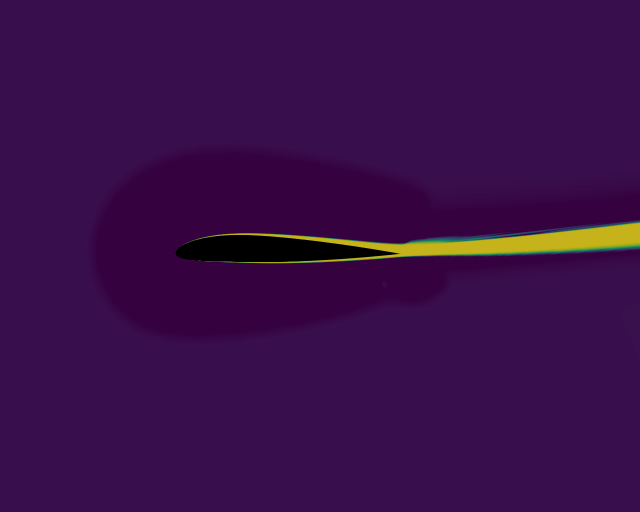
#> input picture kontext_run_small_new/test/test_000.png, 1280 x 1024 px (shown at 1/2 size)
$ python make_side_by_side.py --samples kontext_run_small_new/test --test kontext_run_small_new/test --gt kontext_run_small_new/test --out out
#> lines starting #> are read from the running program, lines starting #| are printed output that depends on the picture; after the words box and inside, x2 and y2 are one past the last pixel; in counts of white or black regions, pixels touching at a corner belong together
#!/usr/bin/env python3
import argparse
from pathlib import Path
from typing import Optional, Dict, Tuple
from PIL import Image, ImageDraw, ImageFont
import re


def parse_sample_index_and_step(filename: str) -> Optional[Tuple[int, int]]:
    """Extract (index, step) from filename. Returns (index, step) or None."""
    patterns = [r"_(\d+)_(\d+)\.(png|jpg)$", r"_(\d+)\.(png|jpg)$"]
    for pat in patterns:
        m = re.search(pat, filename)
        if m:
            groups = m.groups()
            if len(groups) >= 3:  # Has step and index
                return (int(groups[-2]), int(groups[-3]))  # (index, step)
            elif len(groups) >= 2:  # Just index
                return (int(groups[-2]), 0)  # (index, step=0)
    return None


def main():
    ap = argparse.ArgumentParser()
    ap.add_argument("--samples", required=True, help="Folder with generated samples")
    ap.add_argument("--test", required=True, help="Folder with source test images (inputs)")
    ap.add_argument("--gt", required=True, help="Folder with ground-truth test_results")
    ap.add_argument("--out", required=True, help="Output folder for side-by-side/triptych PNGs")
    args = ap.parse_args()

    samples_dir = Path(args.samples)
    test_dir = Path(args.test)
    gt_dir = Path(args.gt)
    out_dir = Path(args.out)
    out_dir.mkdir(parents=True, exist_ok=True)

    sample_files = sorted(list(samples_dir.glob("*.png")) + list(samples_dir.glob("*.jpg")))
    if not sample_files:
        print(f"No sample images found in {samples_dir}")
        return

    def draw_label(img: Image.Image, text: str) -> Image.Image:
        w, h = img.size
        band_h = max(60, h // 16)  # Larger band height
        band = Image.new("RGB", (w, band_h), (20, 20, 20))
        out = Image.new("RGB", (w, h + band_h), (0, 0, 0))
        out.paste(band, (0, 0))
        out.paste(img, (0, band_h))
        draw = ImageDraw.Draw(out)
        try:
            # Try to load a larger font
            font = ImageFont.truetype("/System/Library/Fonts/Arial.ttf", 24)
        except Exception:
            try:
                font = ImageFont.load_default()
            except Exception:
                font = None
        draw.text((10, (band_h - 24) // 2), text, fill=(240, 240, 240), font=font)
        return out

    # Group samples by test index and find latest iteration for each
    latest_samples: Dict[int, Path] = {}  # test_index -> sample_path

    for sp in sample_files:
        result = parse_sample_index_and_step(sp.name)
        if result is None:
            continue
        idx, step = result

        # Keep only the latest iteration for each test index
        if idx not in latest_samples:
            latest_samples[idx] = sp
        else:
            # Compare steps to keep the latest
            current_result = parse_sample_index_and_step(latest_samples[idx].name)
            if current_result and step > current_result[1]:
                latest_samples[idx] = sp

    print(f"Found latest iterations for {len(latest_samples)} test indices")

    made = 0
    for idx, sp in latest_samples.items():
        src_path = test_dir / f"test_{idx:03d}.png"
        gt_path = gt_dir / f"test_{idx:03d}.png"
        if not (src_path.exists() and gt_path.exists()):
            continue
        # load
        gen = Image.open(sp).convert("RGB")
#> gen is the input picture: PIL image 1280x1024 RGB; mean R, G, B 56.8, 15.2, 71.9
        src = Image.open(src_path).convert("RGB")
        gt = Image.open(gt_path).convert("RGB")
        # resize to gt size if needed
        if gen.size != gt.size:
            gen = gen.resize(gt.size, Image.BICUBIC)
        if src.size != gt.size:
            src = src.resize(gt.size, Image.BICUBIC)
        # add labels
        src_l = draw_label(src, f"source (test_{idx:03d}.png)")
#> in draw_label, `band = Image.new("RGB", (w, band_h), (20, 20, 20))`: band: PIL image 1280x64 RGB; every value is 20
#> in draw_label, `out = Image.new("RGB", (w, h + band_h), (0, 0, 0))`: out: PIL image 1280x1088 RGB; every value is 0
#> in draw_label, `out.paste(band, (0, 0))`:
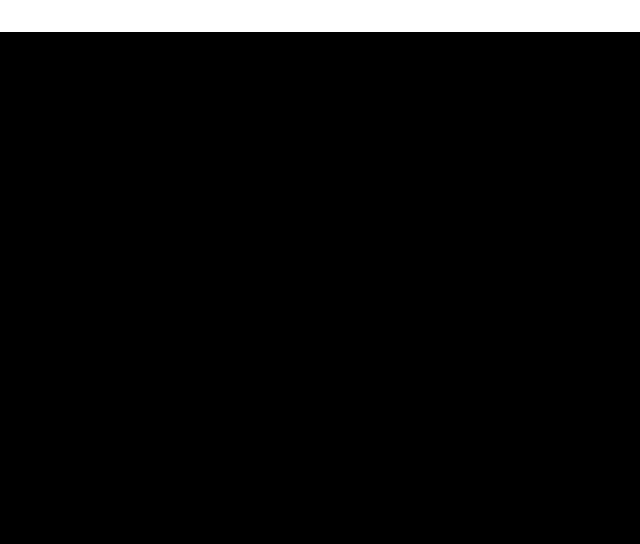
#> out: PIL image 1280x1088 RGB (shown at 1/2 size); values 0 (black) and 20 (white), 5.9% white; 1 white region, box (x1, y1, x2, y2) and area: (0, 0, 1280, 64) 81920
#> in draw_label, `out.paste(img, (0, band_h))`:
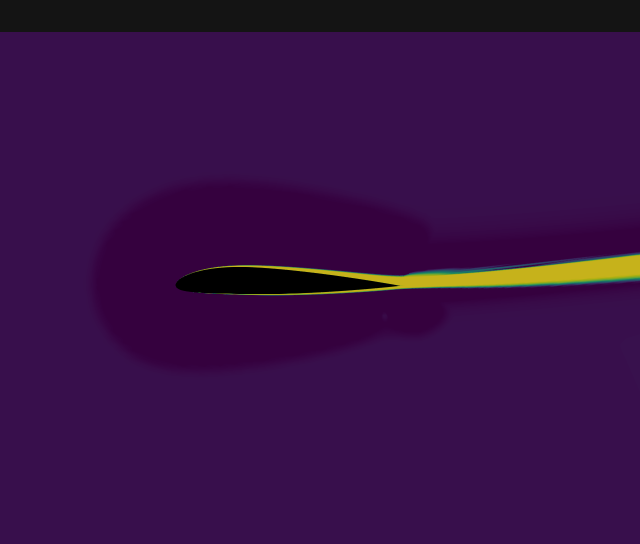
#> out: PIL image 1280x1088 RGB (shown at 1/2 size); mean R, G, B 54.6, 15.5, 68.9
        gen_l = draw_label(gen, "target (generated)")
        gt_l = draw_label(gt, f"ground truth (test_{idx:03d}.png)")
        # concat triptych
        w, h = src_l.size
#> w = 1280; h = 1088
        canvas = Image.new("RGB", (w * 3, h), (0, 0, 0))
#> canvas: PIL image 3840x1088 RGB; every value is 0
        canvas.paste(src_l, (0, 0))
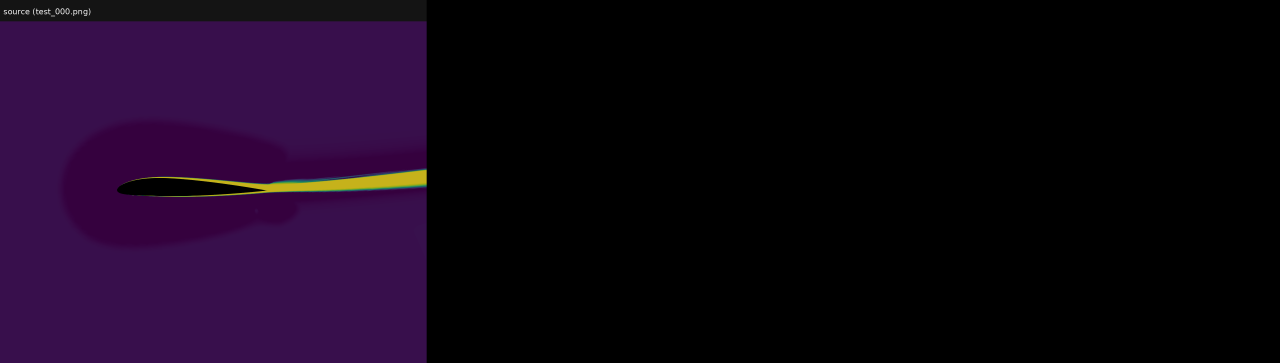
#> canvas: PIL image 3840x1088 RGB (shown at 1/3 size); mean R, G, B 18.3, 5.2, 23
        canvas.paste(gen_l, (w, 0))
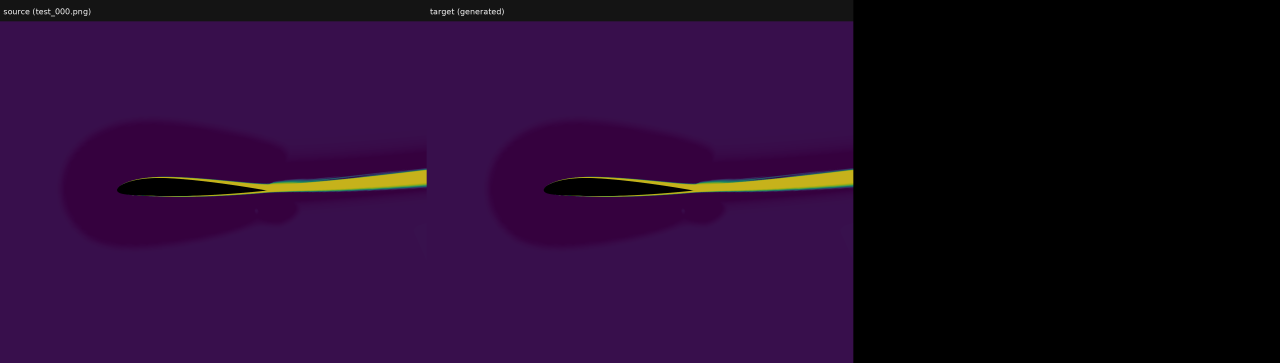
#> canvas: PIL image 3840x1088 RGB (shown at 1/3 size); mean R, G, B 36.5, 10.5, 46.1
        canvas.paste(gt_l, (2 * w, 0))
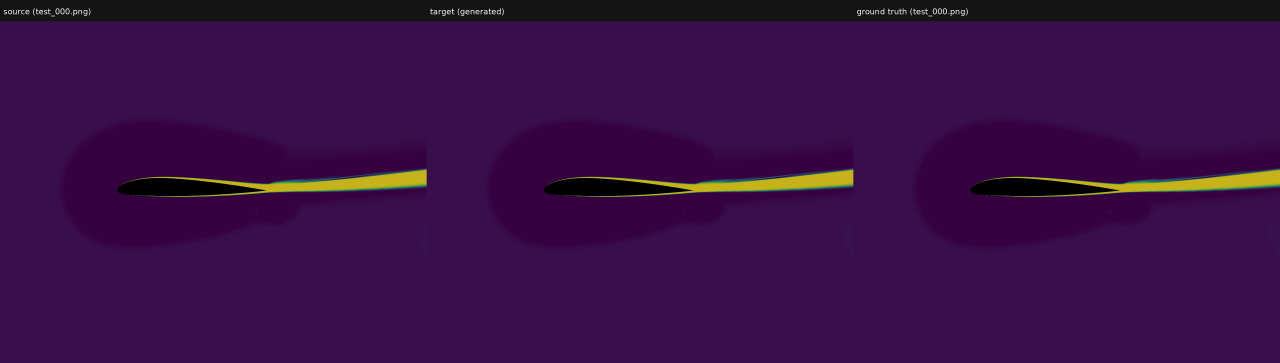
#> canvas: PIL image 3840x1088 RGB (shown at 1/3 size); mean R, G, B 54.8, 15.7, 69.1
        out_path = out_dir / f"triptych_{idx:03d}.png"
        canvas.save(out_path)
        made += 1
#> pass 2 of the loop in main, `for idx, sp in latest_samples.items():`:
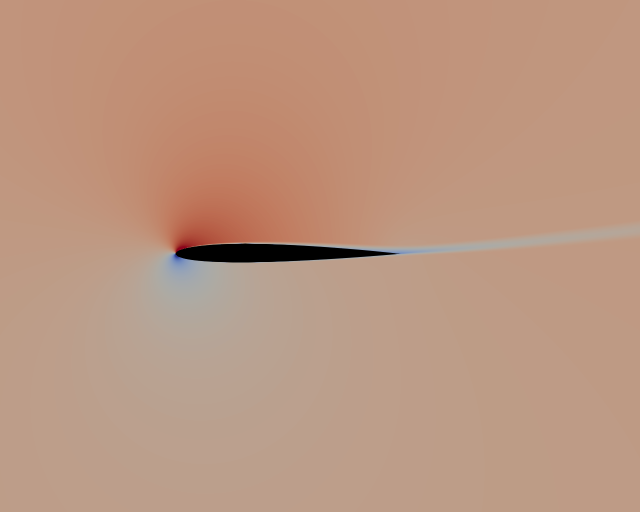
#> input picture kontext_run_small_new/test/test_001.png, 1280 x 1024 px (shown at 1/2 size)
#> in main, gen is the input picture: PIL image 1280x1024 RGB; mean R, G, B 188.1, 150.2, 128.6
#> in draw_label (call 4), `out.paste(img, (0, band_h))`:
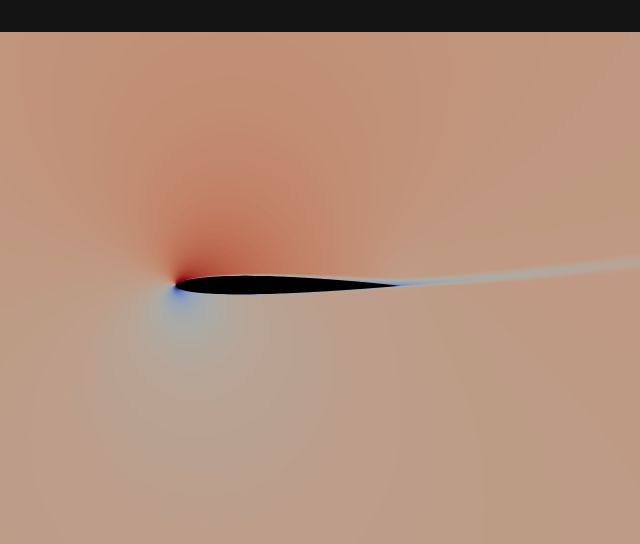
#> out: PIL image 1280x1088 RGB (shown at 1/2 size); mean R, G, B 178.2, 142.5, 122.2
#> in main, `canvas.paste(gt_l, (2 * w, 0))`:
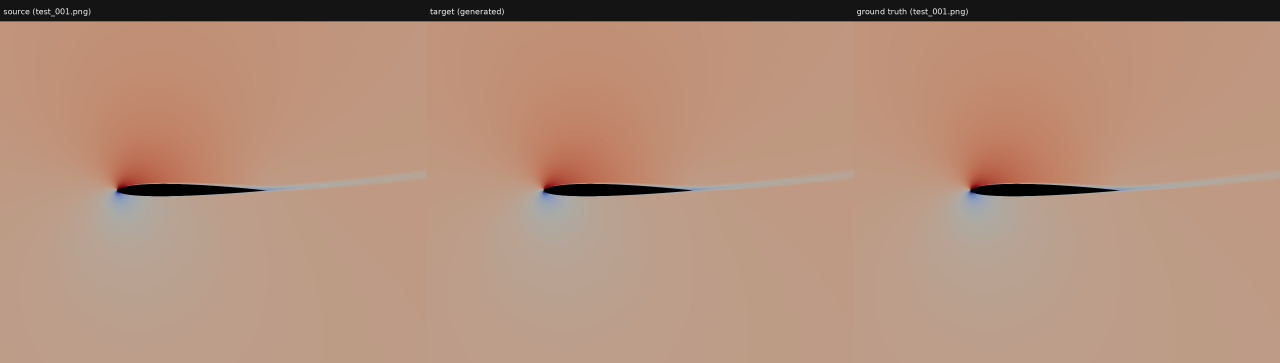
#> canvas: PIL image 3840x1088 RGB (shown at 1/3 size); mean R, G, B 178.4, 142.7, 122.4

    print(f"Wrote {made} triptychs to {out_dir}")


if __name__ == "__main__":
    main()
